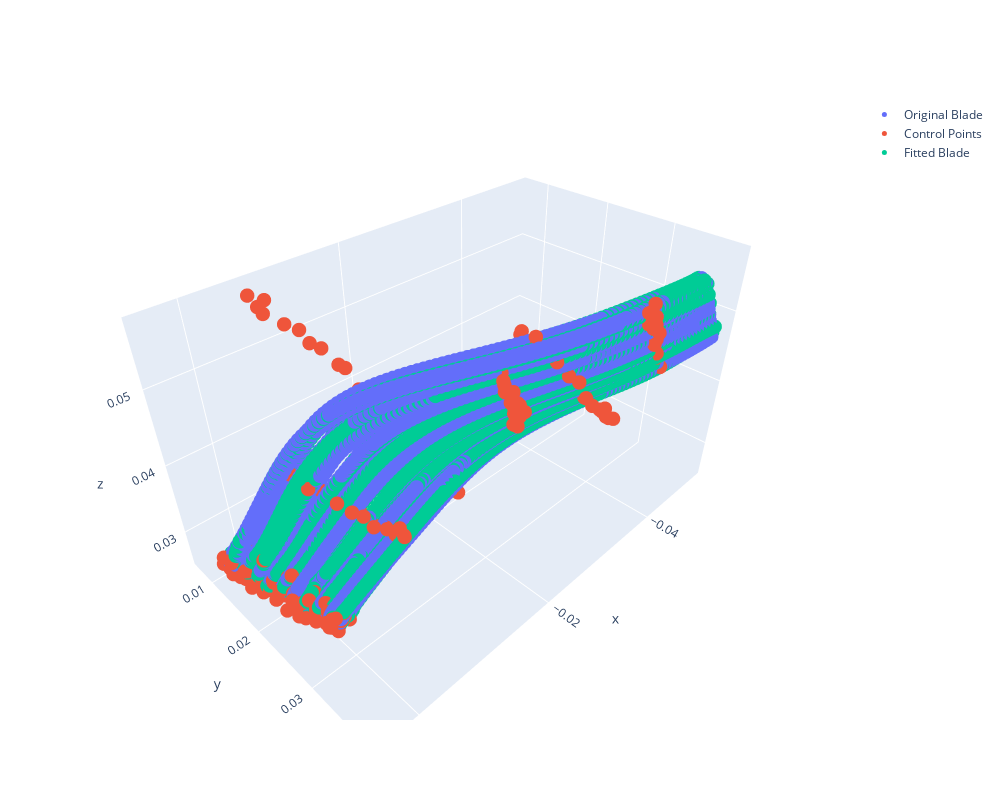

The code cell stored with this chart in its notebook:
### Code cell
bb.draw_blade()

### Figure 1 — Plotly figure (JSON) as saved in the notebook; plotly's stock layout.template omitted (floating-point values rounded to 4 significant figures; data arrays with more than 128 entries replaced by an {"elided": "..."} marker saying what was removed)
{"data": [{"marker": {"size": 5}, "mode": "markers", "name": "Original Blade", "type": "scatter3d", "x": {"elided": "2508 float values"}, "y": {"elided": "2508 float values"}, "z": {"elided": "2508 float values"}}, {"marker": {"size": 5}, "mode": "markers", "name": "Control Points", "type": "scatter3d", "x": {"elided": "297 float values"}, "y": {"elided": "297 float values"}, "z": {"elided": "297 float values"}}, {"marker": {"size": 5}, "mode": "markers", "name": "Fitted Blade", "type": "scatter3d", "x": {"elided": "2640 float values"}, "y": {"elided": "2640 float values"}, "z": {"elided": "2640 float values"}}], "layout": {"height": 800, "width": 1000}}
